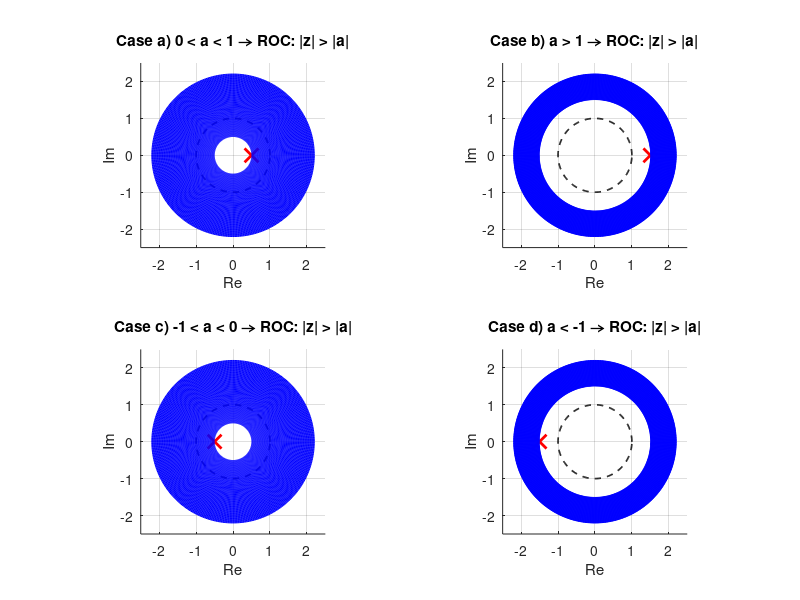

Write the MATLAB code that produced this figure.
% Slide 25: Z-Plane ROC for causal signal x[n] = a^n u[n]
clear; clc; close all;

%% Define test cases
a_values = [0.5, 1.5, -0.5, -1.5];
titles = {'a) 0 < a < 1', 'b) a > 1', 'c) -1 < a < 0', 'd) a < -1'};
% Defines the 4 values of a and corresponding titles for each subplot.
%% Create figure
figure('Name','Slide 25 - ROC for Causal Signals','NumberTitle','off');
theta = linspace(0, 2*pi, 300); 
%Creates a new figure and defines the angle θ to draw circles in polar form.

%% Main Loop: One Plot per Case
for i = 1:4
    a = a_values(i);  % Select the current value of 'a'
    r = abs(a); % Radius = magnitude of pole location
    subplot(2,2,i);  % 2x2 grid of subplots
    hold on; axis equal; grid on;
    %% Draw Unit Circle and Pole
    % Plot unit circle
    plot(cos(theta), sin(theta), 'k--', 'LineWidth', 1.2);
    % Plots the unit circle ∣z∣=1 as a dashed line (black).

    % Plot pole at z = a
    plot(real(a), imag(a), 'rx', 'MarkerSize', 10, 'LineWidth', 2);
    % Plots the pole at z=a using a red "x".
    
    %%  Shade the ROC for Causal Case
    % Plot ROC: |z| > |a|
    roc_r = linspace(r + 0.01, 2.2, 100); % Wider, smoother ROC
        % Generate ROC radius values for causal signals
        % 
        % roc_r = linspace(r + 0.01, 2.2, 100);
        %
        % Explanation:
        %
        % - r = abs(a);  % This is the magnitude of the pole |a|
        %
        % - r + 0.01: We start slightly outside the pole to avoid drawing at the
        %   exact pole location (Z-transform is undefined at poles). The +0.01 is
        %   a small offset to ensure numerical separation.
        %
        % - 2.2: This is the outer limit for the ROC shading. It’s a plotting boundary
        %   to give the region enough width for visualization. You can adjust this value
        %   depending on how zoomed-in or zoomed-out you want the ROC area.
        %
        % - linspace(start, end, N): Generates N evenly spaced radii from just
        %   outside the pole (r + 0.01) up to 2.2. These radii are used to draw 
        %   concentric ROC circles (light blue lines) to visualize the ROC.
        %
        % - For causal signals, ROC is |z| > |a| → i.e., outside the outermost pole.

    for rr = roc_r
        x = rr * cos(theta);
        y = rr * sin(theta);
        plot(x, y, 'b', 'LineWidth', 0.3);
    end
    % Loops through concentric circles outside the pole to show the ROC ∣z∣>∣a∣.
    % Each ROC circle is plotted in light blue.

    %% Add Title and Axes Labels
    title(['Case ', titles{i}, ' → ROC: |z| > |a|']);
    xlabel('Re'); ylabel('Im');
    xlim([-2.5 2.5]); ylim([-2.5 2.5]);
end


%% What Students Should Learn from This Plot:
% 
% For causal signals, the ROC is always outside the outermost pole.
%
% The unit circle is used to check for stability:
%
% - If |a| < 1, the unit circle lies inside the ROC ⇒ the system is **stable**
% - If |a| > 1, the unit circle is outside the ROC ⇒ the system is **not stable**
%
% This visualizes how causality and stability are linked through the
% pole location and the ROC in the Z-plane.
